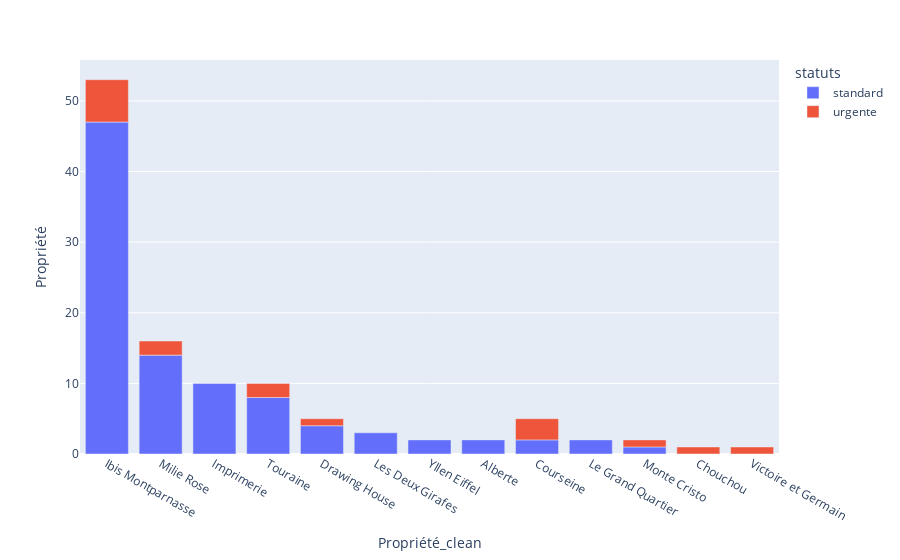

The cell this chart's notebook holds for it:
### Code cell
months = data["periode_debut"].unique()

monthly_missions_status = data[data["periode_debut"] == months[1]].groupby(["Propriété_clean", "statuts"]).count().sort_values(by="hôtel", ascending=False).reset_index().iloc[:,:3]
monthly_missions_status

fig = px.bar(monthly_missions_status, x="Propriété_clean", y="Propriété", color="statuts")
fig.show()

### Figure 1 — Plotly figure (JSON) as saved in the notebook; plotly's stock layout.template omitted (floating-point values rounded to 4 significant figures)
{"data": [{"alignmentgroup": "True", "hovertemplate": "statuts=standard<br>Propriété_clean=%{x}<br>Propriété=%{y}<extra></extra>", "legendgroup": "standard", "marker": {"color": "#636efa", "pattern": {"shape": ""}}, "name": "standard", "offsetgroup": "standard", "orientation": "v", "showlegend": true, "textposition": "auto", "type": "bar", "x": ["Ibis Montparnasse", "Milie Rose", "Imprimerie", "Touraine", "Drawing House", "Les Deux Girafes", "Yllen Eiffel", "Alberte ", "Courseine", "Le Grand Quartier", "Monte Cristo"], "xaxis": "x", "y": [47, 14, 10, 8, 4, 3, 2, 2, 2, 2, 1], "yaxis": "y"}, {"alignmentgroup": "True", "hovertemplate": "statuts=urgente<br>Propriété_clean=%{x}<br>Propriété=%{y}<extra></extra>", "legendgroup": "urgente", "marker": {"color": "#EF553B", "pattern": {"shape": ""}}, "name": "urgente", "offsetgroup": "urgente", "orientation": "v", "showlegend": true, "textposition": "auto", "type": "bar", "x": ["Ibis Montparnasse", "Courseine", "Touraine", "Milie Rose", "Chouchou", "Drawing House", "Monte Cristo", "Victoire et Germain"], "xaxis": "x", "y": [6, 3, 2, 2, 1, 1, 1, 1], "yaxis": "y"}], "layout": {"barmode": "relative", "legend": {"title": {"text": "statuts"}, "tracegroupgap": 0}, "margin": {"t": 60}, "xaxis": {"anchor": "y", "domain": [0, 1], "title": {"text": "Propriété_clean"}}, "yaxis": {"anchor": "x", "domain": [0, 1], "title": {"text": "Propriété"}}}}
